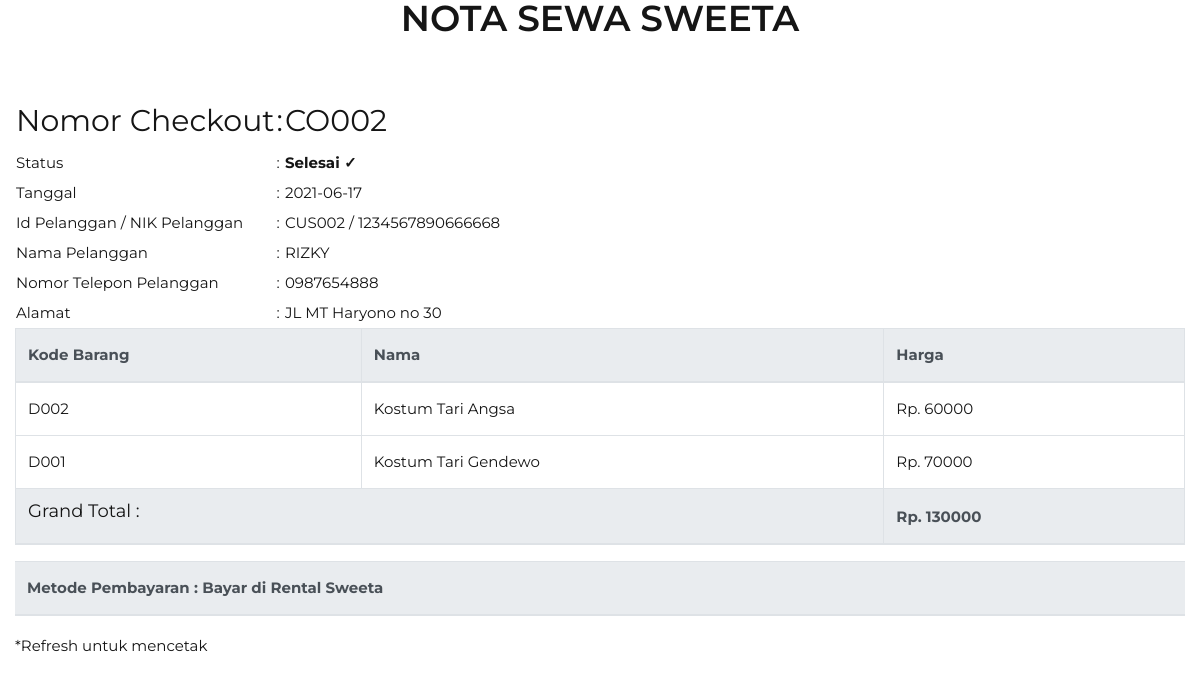
The app's page /nota.php?kode_checkout=CO002 with its own data.
### tables this page shows
CREATE TABLE `checkout` (
  `kd_checkout` varchar(15) NOT NULL,
  `id_customer` varchar(15) NOT NULL,
  `tanggal` date NOT NULL,
  `jumlah_pesanan` int(10) NOT NULL,
  `total_harga` int(20) NOT NULL,
  `payment` varchar(10) NOT NULL,
  `status` tinyint(1) NOT NULL
);

CREATE TABLE `customer` (
  `id_customer` varchar(15) NOT NULL,
  `no_ktp` varchar(20) NOT NULL,
  `nama` varchar(30) NOT NULL,
  `email` varchar(30) NOT NULL,
  `no_telp` varchar(15) NOT NULL,
  `alamat` text NOT NULL,
  `provinsi` varchar(20) NOT NULL,
  `kota/kabupaten` varchar(20) NOT NULL,
  `kecamatan/kelurahan` varchar(30) NOT NULL,
  `kode_pos` int(11) NOT NULL
);

CREATE TABLE `detail_checkout` (
  `kd_detail` int(20) NOT NULL,
  `kd_checkout` varchar(15) NOT NULL,
  `kd_barang` varchar(10) NOT NULL,
  `jumlah` int(11) NOT NULL
);

CREATE TABLE `barang` (
  `kd_barang` varchar(10) NOT NULL,
  `foto` varchar(20) NOT NULL,
  `foto_besar` varchar(20) NOT NULL,
  `nama_barang` varchar(30) NOT NULL,
  `harga_barang` int(11) NOT NULL,
  `deskripsi_barang` text NOT NULL,
  `jumlah_barang` int(11) NOT NULL
);

### nota.php (the view, shortened to what this page needs)
<!doctype html>
<html class="no-js" lang="zxx">
<head>
    <link rel="stylesheet" href="assets/css/vendor/bootstrap.min.css">
    <link rel="stylesheet" href="assets/css/vendor/iconfont.min.css">
    <link rel="stylesheet" href="assets/css/vendor/helper.css">
    <link rel="stylesheet" href="assets/css/plugins/plugins.css">
    <link rel="stylesheet" href="assets/css/style.css">
</head>
<body>
    <?php
require 'connect.php';
if(isset($_GET['kode_checkout']))  {
$id = $_GET['kode_checkout'];
$sql1 = "SELECT * FROM detail_checkout dc INNER JOIN checkout c ON dc.kd_checkout = c.kd_checkout INNER JOIN customer cs ON cs.id_customer = c.id_customer INNER JOIN barang b on b.kd_barang = dc.kd_barang WHERE c.kd_checkout='$id'";
$result1 = mysqli_query($con, $sql1);
$checkout = mysqli_fetch_object($result1);
$sql2 = "SELECT * FROM detail_checkout dc INNER JOIN barang b ON dc.kd_barang = b.kd_barang INNER JOIN checkout c on dc.kd_checkout = c.kd_checkout WHERE dc.kd_checkout='$id'";
$result2 = mysqli_query($con, $sql2);
}
?>
    <div id="main-wrapper">
        <div class="section-title text-center mb-15">
            <h2>NOTA SEWA SWEETA</h2>
        </div>
        <div
            class="product-section section pt-70 pt-lg-50 pt-md-40 pt-sm-30 pt-xs-20 pb-55 pb-lg-35 pb-md-25 pb-sm-15 pb-xs-5">
            <div class="container">
                <div class="row">
                    <div class="col">
                    </div>
                </div>
                <div class="tab-content">
                    <table>
                        <tr>
                            <td>
                                <h2>Nomor Checkout</h2>
                            </td>
                            <td>
                                <h2>:</h2>
                            </td>
                            <td>
                                <h2><?php echo $checkout->kd_checkout; ?></h2>
                            </td>
                        </tr>
                        <tr>
                            <td>Status</td>
                            <td>:</td>
                            <td><?php if ($checkout->status == 1) {
                                                           echo "<strong>Selesai ✓</strong>";
                                                        }elseif ($checkout->status == 0) {
                                                            echo "Sewa";
                                                        }elseif ($checkout->status == 2) {
                                                            echo "<strong>Batal X</strong>";
                                                        }
                                                        ?></td>
                        </tr>
                        <tr>
                            <td>Tanggal</td>
                            <td>:</td>
                            <td><?php echo $checkout->tanggal; ?></td>
                        </tr>
                        <tr>
                            <td>Id Pelanggan / NIK Pelanggan</td>
                            <td>:</td>
                            <td><?php echo $checkout->id_customer; ?> / <?php echo $checkout->no_ktp; ?></td>
                        </tr>
                        <tr>
                            <td>Nama Pelanggan</td>
                            <td>:</td>
                            <td><?php echo $checkout->nama; ?></td>
                        </tr>
                        <tr>
                            <td>Nomor Telepon Pelanggan</td>
                            <td>:</td>
                            <td><?php echo $checkout->no_telp; ?></td>
                        </tr>
                        <tr>
                            <td>Alamat</td>
                            <td>:</td>
                            <td><?php echo $checkout->alamat; ?></td>
                        </tr>
                    </table>
                    <table class="table table-bordered">
                        <thead class="thead-light">
                            <tr>
                                <th>Kode Barang</th>
                                <th>Nama</th>
                                <th>Harga</th>
                            </tr>
                        </thead>
                        <tbody>
                            <?php
                            while($detail_checkout = mysqli_fetch_array($result2)) {
                            ?>
                            <tr>
                                <td><?php echo$detail_checkout['kd_barang']?></td>
                                <td><?php echo$detail_checkout['nama_barang']?></td>
                                <td>Rp. <?php echo$detail_checkout['harga_barang']?></td>
                            </tr>
                            <?php
                        }?>
                        </tbody>
                        <thead class="thead-light">
                            <tr>
                                <th colspan="2">
                                    <h4>Grand Total : </h4>
                                </th>
                                <th>Rp. <?php echo $checkout->total_harga; ?></th>
                            </tr>
                        </thead>
                    </table>
                </div>
                <div class="tab-content">
                    <table class="table">
                        <thead class="thead-light">
                            <tr>
                                <th>Metode Pembayaran :<?php
                                $bank = "Bank";
                                $rek = " BCA = 3210319031";
                                $uang = " Bayar di Rental Sweeta";
                                if ($checkout->payment == $bank) {
                                    echo $rek;
                                }else {
                                    echo $uang;
                                }
                                ?></th>
                            </tr>
                        </thead>
                    </table>
                    <p>*Refresh untuk mencetak</p>
                </div>
            </div>
        </div>
    </div>
</body>
</html>

### records on screen
checkout: kd_checkout "CO002", tanggal "2021-06-17", total_harga "130000"
customer: id_customer "CUS002", no_ktp "1234567890666668", nama "RIZKY", no_telp "0987654888", alamat "JL MT Haryono no 30"
detail_checkout: kd_barang.kd_barang "D002", kd_barang.nama_barang "Kostum Tari Angsa", kd_barang.harga_barang "60000"
detail_checkout: kd_barang.kd_barang "D001", kd_barang.nama_barang "Kostum Tari Gendewo", kd_barang.harga_barang "70000"

### other values on screen
$uang "Bayar di Rental Sweeta"
